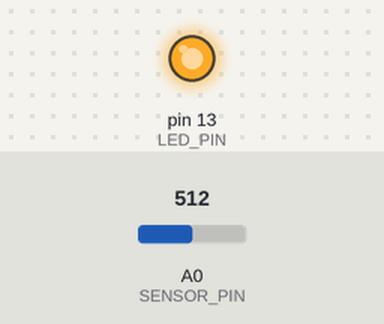
Simulated run of this sketch. Board: Teensy 4. On the bench: output pins drawn as LEDs (lit = HIGH). Inputs (shaded band) come from the test bench; at power-on: A0 (SENSOR_PIN) = 512 (analog values on the 0–1023 scale). What the sketch prints to the serial monitor is not drawn.

Above: at 0.1 s.
Timing chart, 0 to 1.6 s (numbered marks = the images above):
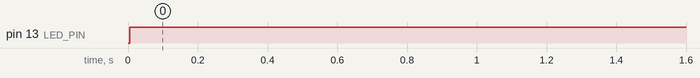

Measured:
- by itself, pin 13 (LED_PIN): LOW → HIGH at 0.00 s

The sketch:

Lab5.ino
```cpp
// Teensy simple analog counter with timing qualify
// Counts once per event when the signal rises above THRESHOLD_UP and stays there for QUALIFY_US.
// Won't re-arm until it falls below THRESHOLD_DOWN. Also has a small LOCKOUT_US.

const uint8_t SENSOR_PIN = A0;
const uint8_t LED_PIN = LED_BUILTIN;

const int ADC_BITS = 12;
const int THRESHOLD_UP = 850;     // set between your dark/lit levels
const int THRESHOLD_DOWN = 800;     // a little below THRESHOLD_UP
const uint32_t QUALIFY_US = 2000;     // must remain above THRESHOLD_UP this long to count
const uint32_t LOCKOUT_US = 2000;     // ignore new events within this time after a count

unsigned long count = 0;

enum State { BELOW, ABOVE_PENDING, ABOVE_CONFIRMED };
State state = BELOW;

uint32_t tRiseCandidateUs = 0;  // when we first saw "above"
uint32_t lastCountUs = 0;

void setup() {
  pinMode(LED_PIN, OUTPUT);
  digitalWrite(LED_PIN, LOW);

  analogReadResolution(ADC_BITS);
  analogReadAveraging(4);        // light smoothing

  Serial.begin(115200);
  while (!Serial && millis() < 2000) {}
  Serial.println("Analog counter with qualify + hysteresis");
}

void loop() {
  int val = analogRead(SENSOR_PIN);
  uint32_t now = micros();

  switch (state) {
    case BELOW:
      if (val > THRESHOLD_UP && (now - lastCountUs) >= LOCKOUT_US) {
        // potential rise detected; start qualify timer
        tRiseCandidateUs = now;
        state = ABOVE_PENDING;
      }
      break;

    case ABOVE_PENDING:
      if (val <= THRESHOLD_UP) {
        // dipped back below before qualify time—false alarm
        state = BELOW;
      } else if (now - tRiseCandidateUs >= QUALIFY_US) {
        // stayed high long enough: count it
        count++;
        lastCountUs = now;
        state = ABOVE_CONFIRMED;
        digitalWriteFast(LED_PIN, !digitalReadFast(LED_PIN));  // toggle LED on each count
        Serial.printf("Count = %lu\r\n", count);
      }
      break;

    case ABOVE_CONFIRMED:
      // wait until it clearly falls below the lower threshold to re-arm
      if (val <= THRESHOLD_DOWN) {
        state = BELOW;
      }
      break;
  }

  // light pacing
  delayMicroseconds(500);  // ~2 kHz sampling
}
```
